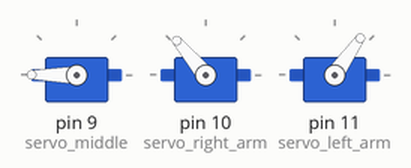
Recording of a sketch running on a simulated Arduino Uno, built with avr-gcc and run on an emulated ATmega328P. On the bench: 3 × servo.

Above: at 0.05 s.
At 5.05 s:
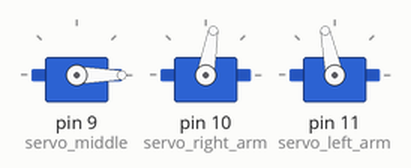
At 10.0 s:
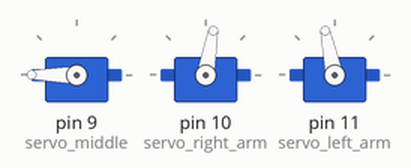
Timing chart, 0 to 13.0 s (numbered marks = the images above):
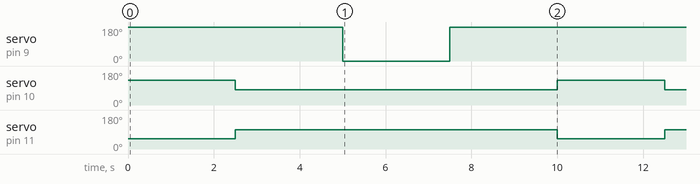

Measured:
- by itself, servo on pin 9 (servo_middle): alternates 180° for 7.5 s and 0° for 2.5 s
- by itself, servo on pin 10 (servo_right_arm): alternates 130° for 2.5 s and 80° for 7.5 s
- by itself, servo on pin 11 (servo_left_arm): alternates 102° for 7.5 s and 55° for 2.5 s

The sketch:

Manual_bot_servo_control.ino
```cpp
#include <Servo.h>

Servo servo_middle;
Servo servo_right_arm;
Servo servo_left_arm;

void setup() {

  servo_middle.attach(9);
  servo_right_arm.attach(10);
  servo_left_arm.attach(11);

}

void loop() {
  servo_middle.write(180);
  servo_right_arm.write(130);
  servo_left_arm.write(55);
  delay(2500);
  servo_middle.write(180);
  servo_right_arm.write(80);
  servo_left_arm.write(102);
  delay(2500);
  servo_middle.write(0);
  servo_right_arm.write(80);
  servo_left_arm.write(102);
  delay(2500);
  servo_middle.write(180);
  servo_right_arm.write(80);
  servo_left_arm.write(102 );
  delay(2500);

}
```
